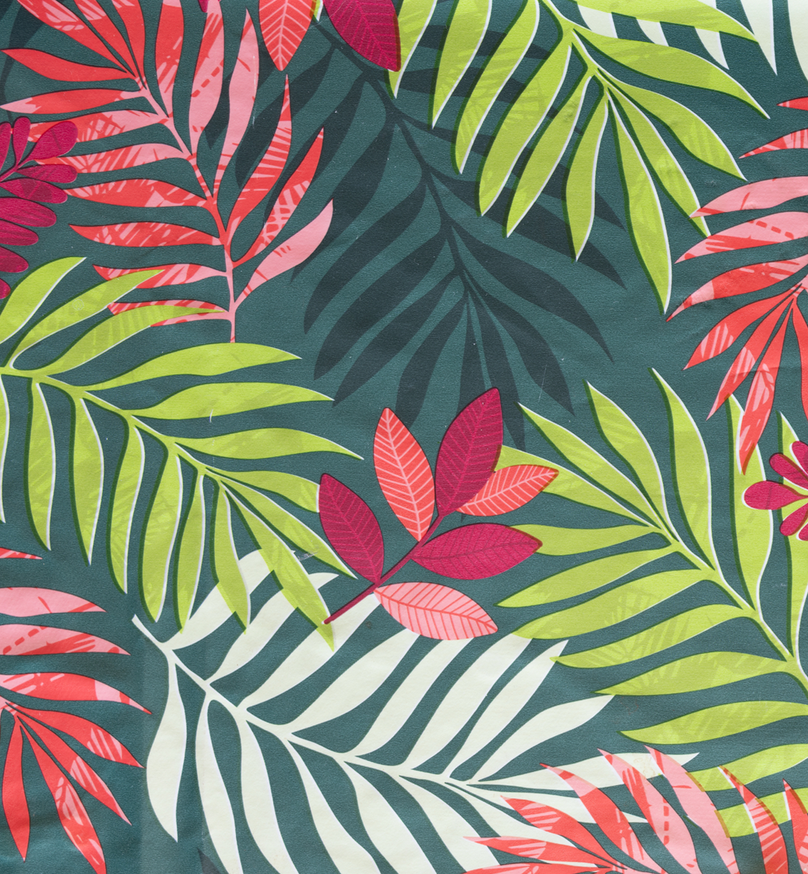
#> input picture assets/backgrounds/complexe_1.png, 808 x 874 px, shrunk from 1109 x 1200 before the run, given as the content of the folder data/single_cards, which was not available
$ python generate_grayscale.py
#> lines starting #> are read from the running program, lines starting #| are printed output that depends on the picture; pictures that were not available may be replaced by others from this repository, and a replacement may not be noted
"""Archived, not maintained: grayscale cards sorted into 17 shape classes ("step 0" data).

Colour is removed, so the classes are shapes only: 0-9, draw_2, reverse, skip, wild, draw_4,
and the tokens as circle_token / square_token. Writes uno_step0_grayscale/{train,val}/<shape>/
(250 + 50 images per source card, 336x336). Stage 0 of
experiments/multistage/train_multistage.py trains on it. See experiments/README.md.
"""

import os
import random
import numpy as np
from PIL import Image, ImageDraw, ImageFilter
from tqdm import tqdm

# ==========================================
# --- CONFIGURATION ---
# ==========================================
BASE_CARDS_DIR = "data/single_cards"
OUTPUT_DIR = "uno_step0_grayscale"
BACKGROUNDS_DIR = "data/backgrounds"

IMAGES_PER_CLASS_TRAIN = 250
IMAGES_PER_CLASS_VAL = 50
IMAGE_SIZE = 336

ROTATION_RANGE = (0, 360)
SCALE_RANGE = (0.3, 0.65)
CROP_SEVERITY = 0.4
OUT_OF_FRAME_PROB = 0.3
MAX_CROP_PERCENT = 0.67
LETTERBOX_PROB = 0.5

# ==========================================
# ANTI-OVERFIT & VISION BREAKER TUNING
# ==========================================
# 1. Internal Softness & Feathering
CARD_BLUR_RANGE = (0.9, 1.6)
EDGE_FEATHER_RANGE = (1.5, 2.5)
NOISE_SCALE_RANGE = (7.0, 15.0)

# 2. Global Brightness (Subtle lighting variations)
BRIGHTNESS_RANGE = (0.94, 1.34) # Adjusted to be much softer!

# 3. 3D Perspective Distortion
PERSPECTIVE_PROB = 0.8
PERSPECTIVE_DISTORTION = (0.25, 0.6) # How aggressively the card tilts away

# 4. The High-Frequency Killer (Crunching)
CRUNCH_PROB = 0.6
# How much to divide the resolution by. (e.g., 2.0 cuts resolution in half before blowing it back up)
CRUNCH_FACTOR_RANGE = (1.6, 2.3)

# 5. Targeted Cutout (The Hole Punch)
HOLE_PUNCH_PROB = 0.6
HOLE_PUNCH_COUNT = (1, 3) # Min/Max number of holes to punch
# Radius of the hole as a percentage of the card's width (0.20 = 20% of the card is punched out)
HOLE_PUNCH_RADIUS_PCT = (0.15, 0.35)

# 6. Specular Glare (White light reflections)
GLARE_PROB = 0.4
GLARE_ALPHA_RANGE = (50, 150) # Transparency of the glare (0 = invisible, 255 = solid white)
# ==========================================

def get_geometric_class(filename):
    name = filename.replace('.png', '').lower()
    if 'black_token' in name: return 'square_token'
    if 'yellow_token' in name: return 'circle_token'
    if 'draw_4' in name: return 'draw_4'
    if 'wild' in name and 'draw' not in name: return 'wild'

    parts = name.split('_')
    if len(parts) > 1: return '_'.join(parts[1:])
    return name

def create_background(size):
    try:
        bg_files = [f for f in os.listdir(BACKGROUNDS_DIR) if f.lower().endswith(('.png', '.jpg', '.jpeg'))]
        if not bg_files: raise FileNotFoundError
        bg_path = os.path.join(BACKGROUNDS_DIR, random.choice(bg_files))
        bg_img = Image.open(bg_path).convert('RGB')
        w, h = bg_img.size
        if w < size or h < size:
            scale = max(size / w, size / h)
            bg_img = bg_img.resize((int(w * scale), int(h * scale)), Image.Resampling.BICUBIC)
            w, h = bg_img.size
        x = random.randint(0, w - size)
        y = random.randint(0, h - size)
        return bg_img.crop((x, y, x + size, y + size))
    except (FileNotFoundError, Exception):
        return Image.new('RGB', (size, size), (255, 255, 255))

def apply_simulated_letterboxing(img):
    draw = ImageDraw.Draw(img)
    if random.random() < 0.5:
        bar_size = random.randint(20, 80)
        draw.rectangle([0, 0, IMAGE_SIZE, bar_size], fill=(0,0,0))
        draw.rectangle([0, IMAGE_SIZE - bar_size, IMAGE_SIZE, IMAGE_SIZE], fill=(0,0,0))
    else:
        bar_size = random.randint(20, 80)
        draw.rectangle([0, 0, bar_size, IMAGE_SIZE], fill=(0,0,0))
        draw.rectangle([IMAGE_SIZE - bar_size, 0, IMAGE_SIZE, IMAGE_SIZE], fill=(0,0,0))
    return img

def generate_variation(base_card_img):
    # Convert to grayscale, then back to RGBA so we can paste onto colored backgrounds
    gray_card = base_card_img.convert('L').convert('RGBA')
    canvas = create_background(IMAGE_SIZE)

    scale_factor = random.uniform(*SCALE_RANGE)
    base_w, base_h = gray_card.size
    new_h = max(30, int(IMAGE_SIZE * scale_factor))
    new_w = max(20, int(new_h * (base_w / base_h)))

    card = gray_card.resize((new_w, new_h), Image.Resampling.LANCZOS)
    card = card.rotate(random.uniform(*ROTATION_RANGE), expand=True, resample=Image.Resampling.BICUBIC)

    # ANTI-OVERFIT: 3D Perspective Distortion
    if random.random() < PERSPECTIVE_PROB:
        w, h = card.size
        distortion = random.uniform(*PERSPECTIVE_DISTORTION)
        if random.random() < 0.5:
            coeffs = (1, 0, 0, 0, 1, 0, random.uniform(-distortion, distortion)/w, 0)
        else:
            coeffs = (1, 0, 0, 0, 1, 0, 0, random.uniform(-distortion, distortion)/h)
        card = card.transform((w, h), Image.Transform.PERSPECTIVE, coeffs, Image.Resampling.BICUBIC)

    # ANTI-OVERFIT: Tiny blur to the entire card
    card = card.filter(ImageFilter.GaussianBlur(radius=random.uniform(*CARD_BLUR_RANGE)))

    # ANTI-OVERFIT: Extra feathering on the edges
    r, g, b, a = card.split()
    a = a.filter(ImageFilter.GaussianBlur(radius=random.uniform(*EDGE_FEATHER_RANGE)))
    card = Image.merge('RGBA', (r, g, b, a))

    # ANTI-OVERFIT: The High-Frequency Killer (Crunching)
    if random.random() < CRUNCH_PROB:
        crunch_factor = random.uniform(*CRUNCH_FACTOR_RANGE)
        crunch_w = max(10, int(card.width / crunch_factor))
        crunch_h = max(10, int(card.height / crunch_factor))
        crunched = card.resize((crunch_w, crunch_h), Image.Resampling.NEAREST)
        card = crunched.resize((card.width, card.height), Image.Resampling.BICUBIC)

    # ANTI-OVERFIT: Targeted Cutout (The Hole Punch)
    if random.random() < HOLE_PUNCH_PROB:
        draw = ImageDraw.Draw(card)
        for _ in range(random.randint(*HOLE_PUNCH_COUNT)):
            min_rad = int(card.width * HOLE_PUNCH_RADIUS_PCT[0])
            max_rad = int(card.width * HOLE_PUNCH_RADIUS_PCT[1])
            hole_radius = random.randint(min_rad, max_rad)

            cx = card.width // 2 + random.randint(-20, 20)
            cy = card.height // 2 + random.randint(-20, 20)
            draw.ellipse([cx - hole_radius, cy - hole_radius, cx + hole_radius, cy + hole_radius], fill=(0, 0, 0, 0))

    # ANTI-OVERFIT: Specular Glare
    if random.random() < GLARE_PROB:
        glare = Image.new("RGBA", card.size, (255, 255, 255, 0))
        draw = ImageDraw.Draw(glare)
        glare_width = random.randint(20, int(card.size[0] * 0.8))
        start_x = random.randint(-glare_width, card.size[0])
        points = [(start_x, 0), (start_x + glare_width, 0), (start_x + glare_width + 50, card.size[1]), (start_x + 50, card.size[1])]
        draw.polygon(points, fill=(255, 255, 255, random.randint(*GLARE_ALPHA_RANGE)))
        card = Image.alpha_composite(card, glare)

    center_x = (IMAGE_SIZE - card.width) // 2
    center_y = (IMAGE_SIZE - card.height) // 2

    # STRICT OUT OF FRAME LOGIC
    if random.random() < OUT_OF_FRAME_PROB:
        max_hide_x = int(card.width * MAX_CROP_PERCENT)
        max_hide_y = int(card.height * MAX_CROP_PERCENT)

        edge = random.randint(0, 3)
        if edge == 0:
            paste_x = random.randint(-max_hide_x - 10, -10)
            paste_y = center_y + random.randint(-50, 50)
        elif edge == 1:
            paste_x = random.randint(IMAGE_SIZE - card.width + 10, IMAGE_SIZE - card.width + max_hide_x + 10)
            paste_y = center_y + random.randint(-50, 50)
        elif edge == 2:
            paste_x = center_x + random.randint(-50, 50)
            paste_y = random.randint(-max_hide_y - 10, -10)
        else:
            paste_x = center_x + random.randint(-50, 50)
            paste_y = random.randint(IMAGE_SIZE - card.height + 10, IMAGE_SIZE - card.height + max_hide_y + 10)
    else:
        max_offset_x = max(0, int((IMAGE_SIZE - card.width) * CROP_SEVERITY))
        max_offset_y = max(0, int((IMAGE_SIZE - card.height) * CROP_SEVERITY))
        paste_x = center_x + (random.randint(-max_offset_x, max_offset_x) if max_offset_x > 0 else 0)
        paste_y = center_y + (random.randint(-max_offset_y, max_offset_y) if max_offset_y > 0 else 0)

    canvas.paste(card, (paste_x, paste_y), card)

    # SIMULATED LETTERBOXING
    if random.random() < LETTERBOX_PROB:
        canvas = apply_simulated_letterboxing(canvas)

    # ANTI-OVERFIT: Global static noise
    img_arr = np.array(canvas, dtype=np.float32)
    noise = np.random.normal(loc=0, scale=random.uniform(*NOISE_SCALE_RANGE), size=img_arr.shape)
    canvas = Image.fromarray(np.clip(img_arr + noise, 0, 255).astype(np.uint8))

    return canvas

def main():
    print("Starting Step 0 Generation (Tunable Anti-Overfit & Vision Breakers)...")
    os.makedirs(OUTPUT_DIR, exist_ok=True)
    base_files = [f for f in os.listdir(BASE_CARDS_DIR) if f.endswith('.png')]

    for filename in tqdm(base_files, desc="Processing Classes"):
        geo_class = get_geometric_class(filename)
        base_img = Image.open(os.path.join(BASE_CARDS_DIR, filename)).convert("RGBA")

        class_train_dir = os.path.join(OUTPUT_DIR, "train", geo_class)
        class_val_dir = os.path.join(OUTPUT_DIR, "val", geo_class)
        os.makedirs(class_train_dir, exist_ok=True)
        os.makedirs(class_val_dir, exist_ok=True)

        for i in range(IMAGES_PER_CLASS_TRAIN):
            img = generate_variation(base_img)
#> in generate_variation, `gray_card = base_card_img.convert('L').convert('RGBA')`:
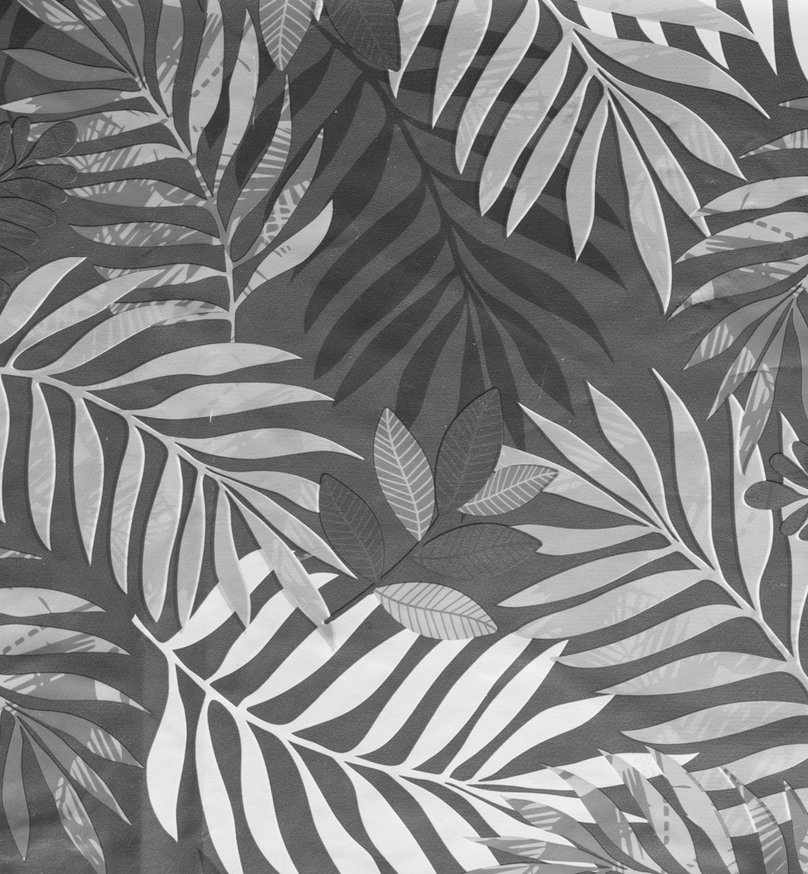
#> gray_card: PIL image 808x874 RGBA; mean R, G, B, A 129.8, 129.8, 129.8, 255
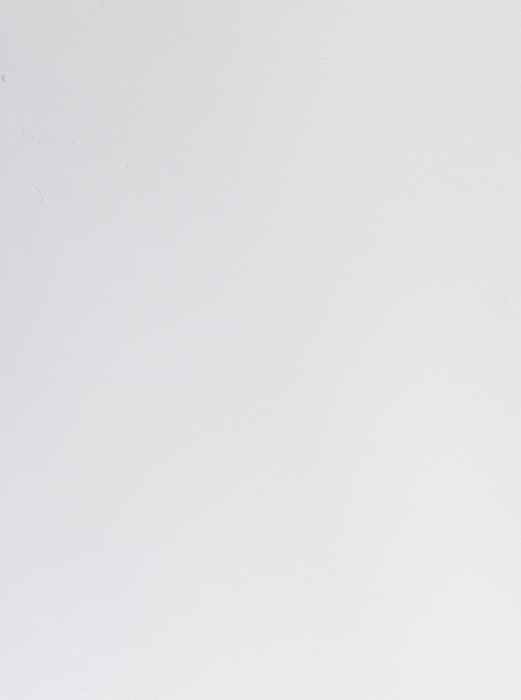
#> input picture assets/backgrounds/white_1.png, 521 x 700 px, shrunk from 715 x 961 before the run, found by its file name
#> in create_background, bg_img is the input picture: PIL image 521x700 RGB; mean R, G, B 225.7, 226, 227.2
#> in generate_variation, `card = card.transform((w, h), Image.Transform.PERSPECTIVE, coeffs, Ima..`:
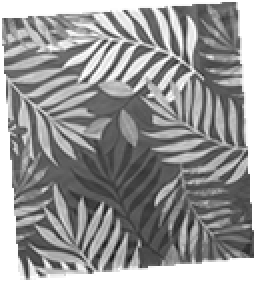
#> card: PIL image 131x141 RGBA (shown 2 times larger); mean R, G, B, A 109, 109, 109, 211; transparent parts drawn white
#> in generate_variation, `a = a.filter(ImageFilter.GaussianBlur(radius=random.uniform(*EDGE_FEAT..`:
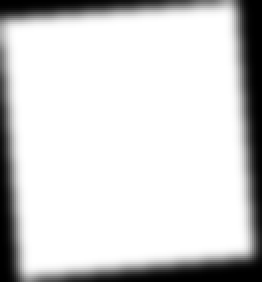
#> a: PIL image 131x141 L (shown 2 times larger); min 0, max 255, mean 210.9
#> in generate_variation, `crunched = card.resize((crunch_w, crunch_h), Image.Resampling.NEAREST)`:
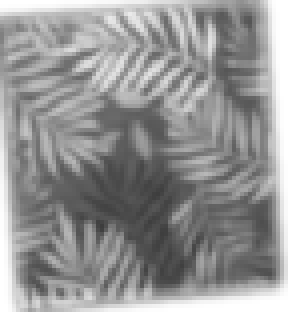
#> crunched: PIL image 72x78 RGBA (shown 4 times larger); mean R, G, B, A 109, 109, 109, 210.9; transparent parts drawn white
#> in generate_variation, `canvas = Image.fromarray(np.clip(img_arr + noise, 0, 255).astype(np.ui..`:
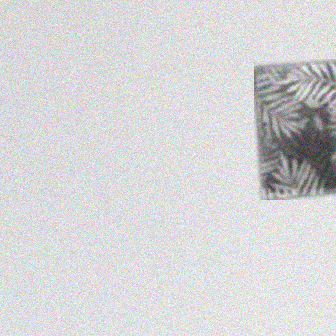
#> canvas: PIL image 336x336 RGB; mean R, G, B 213.4, 213.8, 214.9
            img.save(os.path.join(class_train_dir, f"{geo_class}_train_{random.randint(1000,99999)}.jpg"), quality=95)

        for i in range(IMAGES_PER_CLASS_VAL):
            img = generate_variation(base_img)
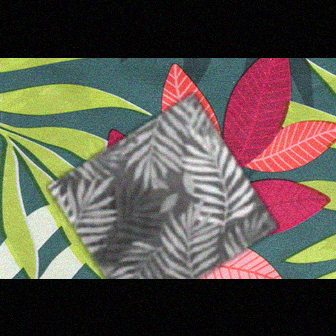
#> img: PIL image 336x336 RGB; mean R, G, B 91.9, 85.1, 75.8
            img.save(os.path.join(class_val_dir, f"{geo_class}_val_{random.randint(1000,99999)}.jpg"), quality=95)

if __name__ == '__main__':
    main()
